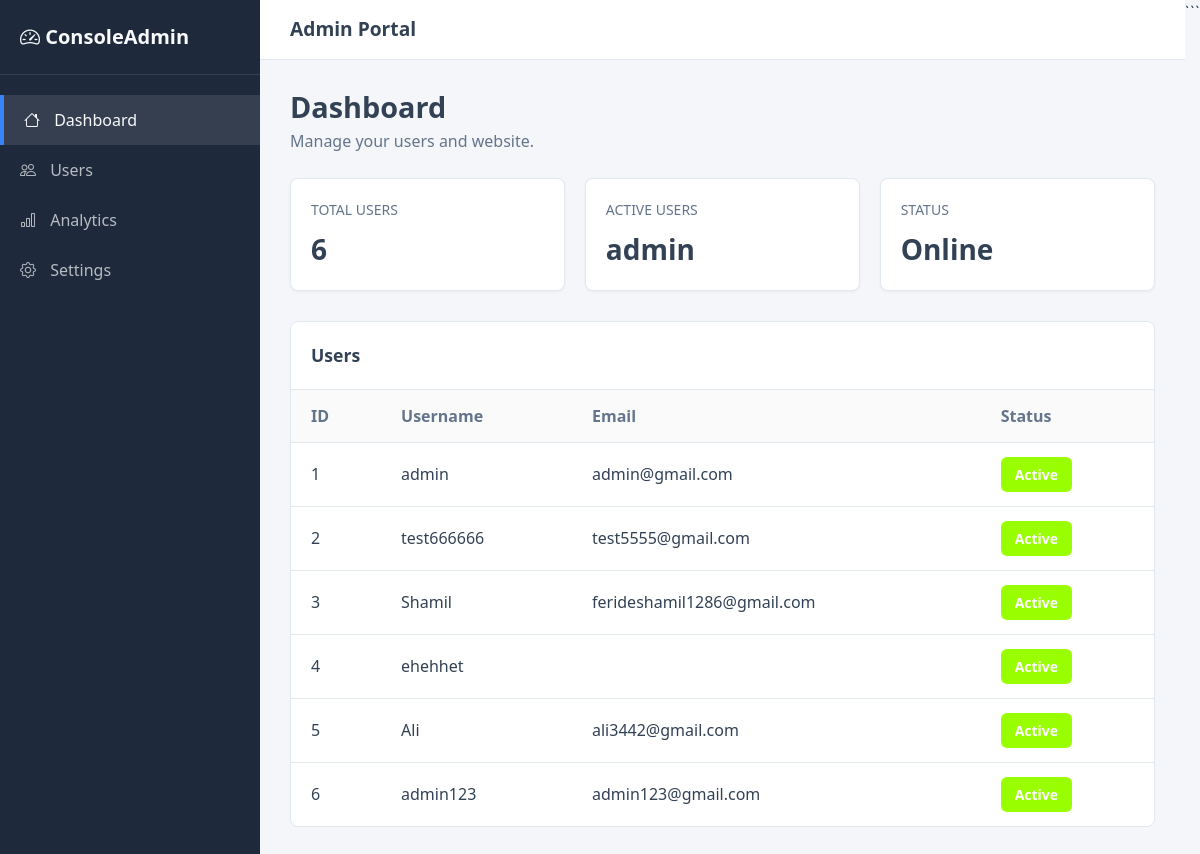
The page /admindashboard/ (signed in) on the database its author committed.
### users/models.py (models this page shows)
class Custom_User(AbstractUser):
    image = models.ImageField(upload_to="users/")
    phone = models.CharField(
    max_length=20,
    blank=True,
    null=True
    )

### main/views.py (the view)
# urls.py: path("admindashboard/",views.admin_dashboard,name="admindashboard"),
@login_required(login_url="login")
def admin_dashboard(request):
    users = User.objects.all()
    total_users = users.count()
    context = {
        "users": users,
        "total_users": total_users
    }
    return render(request, "admin_dashboard.html", context)

### templates/admin_dashboard.html (shortened to what this page needs)
<!DOCTYPE html>
<html lang="en">
<head>
    <link rel="stylesheet"
          href="https://cdn.jsdelivr.net/npm/bootstrap@4.0.0/dist/css/bootstrap.min.css">
    <link rel="stylesheet"
          href="https://cdn.jsdelivr.net/npm/bootstrap-icons@1.11.3/font/bootstrap-icons.min.css">
</head>
<body>
    <aside class="admin-sidebar">
        <div class="sidebar-brand">
            <i class="bi bi-speedometer2"></i>
            ConsoleAdmin
        </div>
        <ul class="sidebar-menu">
            <li class="active">
                <a href="#">
                    <i class="bi bi-house"></i>
                    Dashboard
                </a>
            </li>
            <li>
                <a href="#">
                    <i class="bi bi-people"></i>
                    Users
                </a>
            </li>
            <li>
                <a href="#">
                    <i class="bi bi-bar-chart"></i>
                    Analytics
                </a>
            </li>
            <li>
                <a href="#">
                    <i class="bi bi-gear"></i>
                    Settings
                </a>
            </li>
        </ul>
    </aside>
    <main class="admin-main">
        <header class="admin-header">
            <div class="admin-header-title">
                Admin Portal
            </div>
        </header>
        <div class="dashboard-content">
            <div class="page-title">
                <h1>Dashboard</h1>
                <p>Manage your users and website.</p>
            </div>
            <div class="metrics-grid">
                <div class="dashboard-card">
                    <div class="dashboard-card-title">
                        Total Users
                    </div>
                    <div class="dashboard-card-value">
                        {{ users|length }}
                    </div>
                </div>
                <div class="dashboard-card">
                    <div class="dashboard-card-title">
                        Active Users
                    </div>
                    <div class="dashboard-card-value">
                        {{request.user}}
                    </div>
                </div>
                <div class="dashboard-card">
                    <div class="dashboard-card-title">
                        Status
                    </div>
                    <div class="dashboard-card-value">
                        Online
                    </div>
                </div>
            </div>
            <div class="users-table-container">
                <div class="users-table-title">
                    Users
                </div>
                <table class="users-table">
                    <thead>
                        <tr>
                            <th>ID</th>
                            <th>Username</th>
                            <th>Email</th>
                            <th>Status</th>
                        </tr>
                    </thead>
                    <tbody>
                        {% for user in users %}
                        <tr>
                            <td>
                                {{ user.id }}
                            </td>
                            <td>
                                {{ user.username }}
                            </td>
                            <td>
                                {{ user.email }}
                            </td>
                            <td>
                                <form method="POST"
                                      action="{% url 'toggle_user_active' user.id %}">
                                    {% if user.is_active %}
                                        <button type="submit"
                                                class="status-btn active">
                                            Active
                                        </button>
                                    {% else %}
                                        <button type="submit"
                                                class="status-btn inactive">
                                            Inactive
                                        </button>
                                    {% endif %}
                                </form>
                            </td>
                        </tr>
                        {% empty %}
                        <tr>
                            <td colspan="4" class="text-center">
                                No users found.
                            </td>
                        </tr>
                        {% endfor %}
                    </tbody>
                </table>
            </div>
        </div>
    </main>
</body>
</html>

### templates/admin_dashboard.html (style rules this page uses)
:root { --bg-primary: #f4f6f9; --bg-sidebar: #1e293b; --bg-card: #ffffff; --text-main: #334155; --text-muted: #64748b; --text-light: #f8fafc; --accent: #3b82f6; --border: #e2e8f0; }
* { margin: 0; padding: 0; box-sizing: border-box; font-family: 'Segoe UI', Tahoma, Geneva, Verdana, sans-serif; }
body { background-color: var(--bg-primary); color: var(--text-main); display: flex; min-height: 100vh; }
.admin-sidebar { width: 260px; min-height: 100vh; background-color: var(--bg-sidebar); color: var(--text-light); flex-shrink: 0; }
.sidebar-brand { padding: 22px 20px; font-size: 1.25rem; font-weight: bold; border-bottom: 1px solid rgba(255, 255, 255, 0.1); }
.sidebar-menu { list-style: none; padding: 20px 0; margin: 0; }
.sidebar-menu li a { display: block; padding: 13px 20px; color: var(--text-light); text-decoration: none; opacity: 0.7; transition: 0.2s; }
.sidebar-menu li a:hover, .sidebar-menu li.active a { opacity: 1; background-color: rgba(255, 255, 255, 0.1); border-left: 4px solid var(--accent); }
.sidebar-menu i { margin-right: 10px; }
.admin-main { flex: 1; min-width: 0; }
.admin-header { background-color: var(--bg-card); padding: 15px 30px; display: flex; justify-content: space-between; align-items: center; border-bottom: 1px solid var(--border); }
.admin-header-title { font-size: 1.2rem; font-weight: 600; }
.dashboard-content { padding: 30px; }
.page-title { margin-bottom: 25px; }
.page-title h1 { font-size: 1.8rem; font-weight: 600; margin-bottom: 5px; }
.page-title p { color: var(--text-muted); margin: 0; }
.metrics-grid { display: grid; grid-template-columns: repeat(auto-fit, minmax(220px, 1fr)); gap: 20px; margin-bottom: 30px; }
.dashboard-card { background-color: var(--bg-card); padding: 20px; border-radius: 8px; border: 1px solid var(--border); box-shadow: 0 1px 3px rgba(0, 0, 0, 0.05); }
.dashboard-card-title { font-size: 0.875rem; color: var(--text-muted); margin-bottom: 8px; text-transform: uppercase; }
.dashboard-card-value { font-size: 1.75rem; font-weight: bold; }
.users-table-container { background-color: var(--bg-card); border-radius: 8px; border: 1px solid var(--border); overflow-x: auto; }
.users-table-title { padding: 20px; border-bottom: 1px solid var(--border); font-size: 1.1rem; font-weight: 600; }
.users-table { width: 100%; border-collapse: collapse; }
.users-table th, .users-table td { padding: 14px 20px; border-bottom: 1px solid var(--border); text-align: left; white-space: nowrap; }
.users-table th { background-color: rgba(0, 0, 0, 0.02); color: var(--text-muted); font-weight: 600; }
.users-table tr:last-child td { border-bottom: none; }
.status-btn { border: none; padding: 7px 14px; border-radius: 6px; color: white; cursor: pointer; font-weight: 600; font-size: 14px; }
.status-btn.active { background-color: #99ff00; }

### rows shown on the page
Custom_User: user "admin", id "1", username "admin", email "admin@gmail.com", is_active "Active"
Custom_User: id "2", username "test666666", email "test5555@gmail.com", is_active "Active"
Custom_User: id "3", username "Shamil", email "ferideshamil1286@gmail.com", is_active "Active"
Custom_User: id "4", username "ehehhet", is_active "Active"
Custom_User: id "5", username "Ali", email "ali3442@gmail.com", is_active "Active"
Custom_User: id "6", username "admin123", email "admin123@gmail.com", is_active "Active"

### other values the page prints
{{ users|length }} "6"
